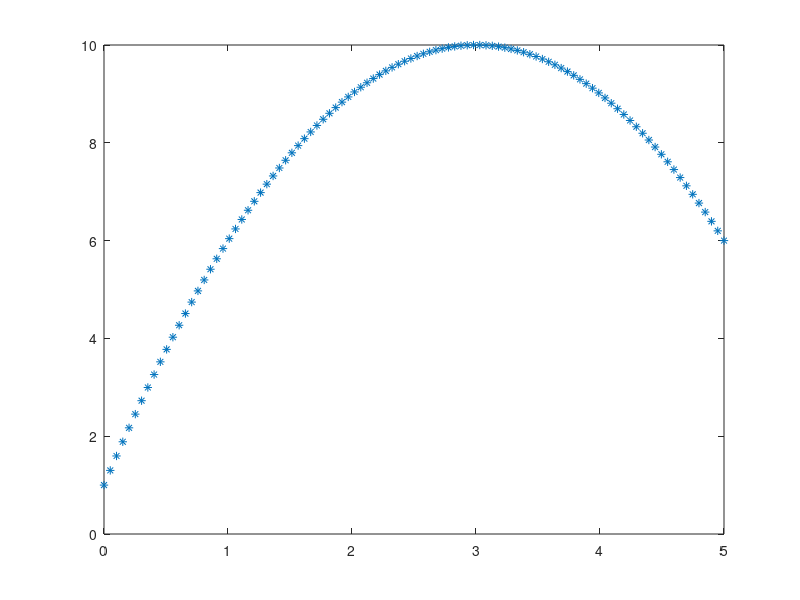

MATLAB code for this plot:
% Example 1 Solution
clc, clearvars, close all

x = linspace(0,5);
y = (-(x-3).^2) + 10;

plot(x,y, '*')

[maximum_value, maximum_index] = max(y)
minimum_value = min(y)

maxiumum_value_index = x(maximum_index)

y_new = @(x) (-(x-3).^2) + 10; % define equation as function handle
y_new(20.7)